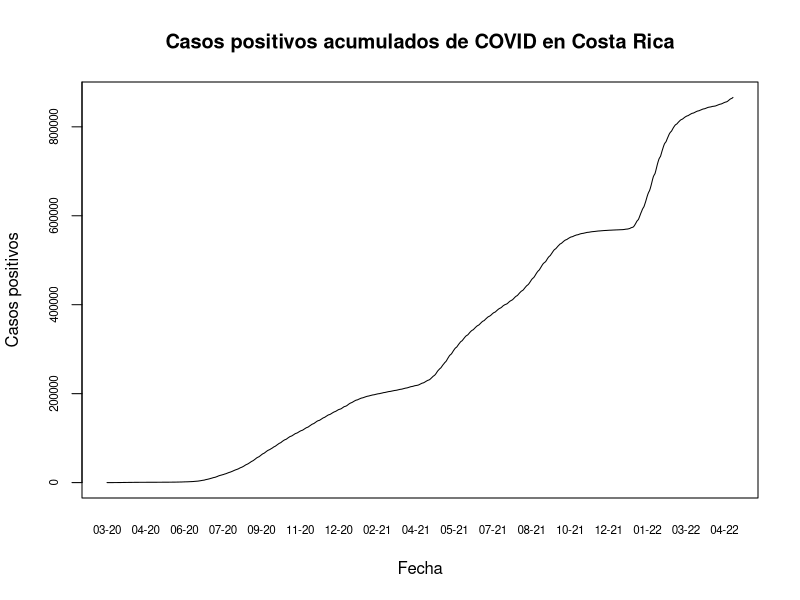

This figure's R source:
## ---- chunk 1
knitr::opts_chunk$set(echo = TRUE)
## ---- chunk 2
covid <- read.csv(file="05_10_22_CSV_GENERAL.csv", sep = ";")
## ---- chunk 3
options(scipen = 8)

## ---- chunk 4
covid$FECHA <- as.Date(covid$FECHA, format = "%d/%m/%Y")
## ---- chunk 5
plot(
  covid$FECHA,
  covid$positivos,
  type = "l",
  xaxt = "n",
  yaxt = "n",
  main = "Casos positivos acumulados de COVID en Costa Rica",
  xlab = "Fecha",
  ylab = "Casos positivos"
)

# Formato del eje X

axis(side = 1,
     covid$FECHA,
     tick = FALSE,
     format(covid$FECHA, "%m-%y"),
     cex.axis = .7)


# Formato del eje Y

axis(
  side = 2,
  covid$positivos,
  labels = TRUE,  
  at = seq(0, 1000000, by = 200000),
  cex.axis = .7
)
